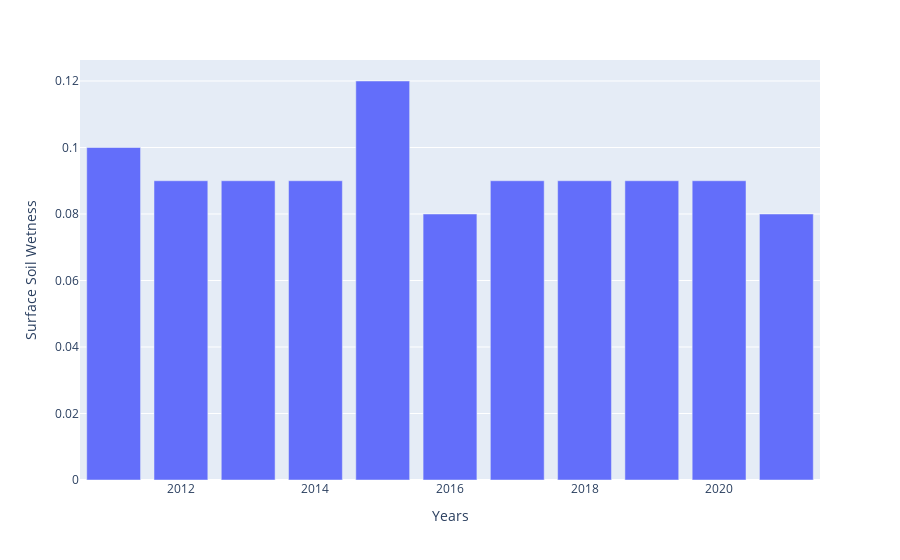

Notebook code for this chart:
### Code cell
import plotly.express as px
fig = px.bar(newdf,x='Years',y='Surface Soil Wetness')
fig.show()

### Figure 1 — Plotly figure (JSON) as saved in the notebook; plotly's stock layout.template omitted (floating-point values rounded to 4 significant figures)
{"data": [{"alignmentgroup": "True", "hovertemplate": "Years=%{x}<br>Surface Soil Wetness=%{y}<extra></extra>", "legendgroup": "", "marker": {"color": "#636efa", "pattern": {"shape": ""}}, "name": "", "offsetgroup": "", "orientation": "v", "showlegend": false, "textposition": "auto", "type": "bar", "x": [2011, 2012, 2013, 2014, 2015, 2016, 2017, 2018, 2019, 2020, 2021], "xaxis": "x", "y": [0.1, 0.09, 0.09, 0.09, 0.12, 0.08, 0.09, 0.09, 0.09, 0.09, 0.08], "yaxis": "y"}], "layout": {"barmode": "relative", "legend": {"tracegroupgap": 0}, "margin": {"t": 60}, "xaxis": {"anchor": "y", "domain": [0, 1], "title": {"text": "Years"}}, "yaxis": {"anchor": "x", "domain": [0, 1], "title": {"text": "Surface Soil Wetness"}}}}
